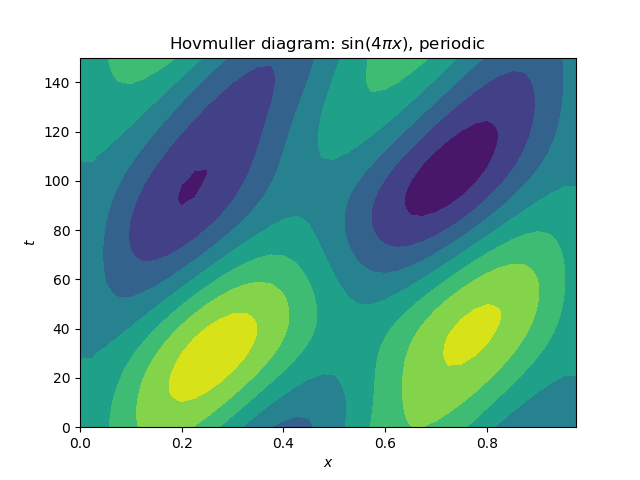

Source code (Python):
import numpy as np
import poisson as ps
import rossby as rb
import matplotlib.pyplot as plt

L = 1.0
dx = 1/40.0
N = int(L/dx)

x_periodic = np.linspace(0.0, L, N + 1)[:-1]
x_Dirichlet = np.linspace(0.0, L, N + 1)[1:-1]

dt = 1/10.0
T = 150.0
M = int(T/dt)

t = np.linspace(0.0, T, M + 1)


# Sine function, periodic

x = x_periodic
hovmuller = np.zeros((M + 1, len(x)))

psi0 = np.sin(4.0*np.pi*x)
hovmuller[-1, :] = psi0

psi = np.copy(psi0)
for i in range(1, M + 1):
	psi = rb.step_Rossby_central(psi, dx, dt, periodic=True)
	hovmuller[-i - 1, :] = psi

plt.contourf(x, t, hovmuller)
plt.title("Hovmuller diagram: $\sin(4\\pi x)$, periodic")
plt.xlabel("$x$")
plt.ylabel("$t$")
plt.show()


# Sine function, bounded

x = x_Dirichlet
hovmuller = np.zeros((M + 1, len(x)))

psi0 = np.sin(4.0*np.pi*x)
hovmuller[-1, :] = psi0

psi = np.copy(psi0)
for i in range(1, M + 1):
	psi = rb.step_Rossby_central(psi, dx, dt)
	hovmuller[-i - 1, :] = psi

plt.contourf(x, t, hovmuller)
plt.title("Hovmuller diagram: $\sin(4\\pi x)$, bounded")
plt.xlabel("$x$")
plt.ylabel("$t$")
plt.show()
